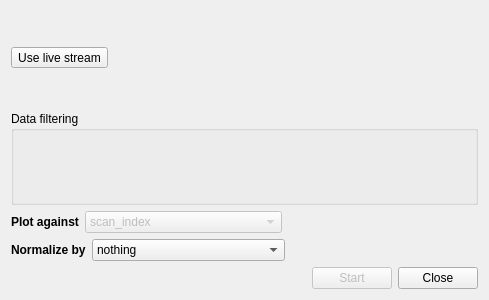
<?xml version="1.0" encoding="UTF-8"?>
<ui version="4.0">
 <class>RockingCurve</class>
 <widget class="QWidget" name="RockingCurve">
  <property name="geometry">
   <rect>
    <x>0</x>
    <y>0</y>
    <width>489</width>
    <height>300</height>
   </rect>
  </property>
  <property name="windowTitle">
   <string>Rocking Curve</string>
  </property>
  <layout class="QGridLayout" name="gridLayout">
   <item row="0" column="0">
    <layout class="QHBoxLayout" name="horizontalLayout">
     <item>
      <widget class="QToolButton" name="liveButton">
       <property name="text">
        <string>Use live stream</string>
       </property>
       <property name="checkable">
        <bool>true</bool>
       </property>
       <property name="toolButtonStyle">
        <enum>Qt::ToolButtonTextOnly</enum>
       </property>
      </widget>
     </item>
     <item>
      <widget class="MantidQt::MantidWidgets::MWRunFiles" name="mWRunFiles">
       <property name="label" stdset="0">
        <string>Data file</string>
       </property>
       <property name="optional" stdset="0">
        <bool>true</bool>
       </property>
       <property name="buttonOpt" stdset="0">
        <enum>MantidQt::MantidWidgets::MWRunFiles::Text</enum>
       </property>
       <property name="fileExtensions">
        <stringlist>
         <string>nxs.h5</string>
        </stringlist>
       </property>
      </widget>
     </item>
     <item>
      <spacer name="horizontalSpacer">
       <property name="orientation">
        <enum>Qt::Horizontal</enum>
       </property>
       <property name="sizeHint" stdset="0">
        <size>
         <width>40</width>
         <height>20</height>
        </size>
       </property>
      </spacer>
     </item>
    </layout>
   </item>
   <item row="1" column="0">
    <widget class="QGroupBox" name="groupBox">
     <property name="title">
      <string>Data filtering</string>
     </property>
    </widget>
   </item>
   <item row="2" column="0">
    <layout class="QHBoxLayout" name="horizontalLayout_2">
     <item>
      <widget class="QLabel" name="label">
       <property name="font">
        <font>
         <weight>75</weight>
         <bold>true</bold>
        </font>
       </property>
       <property name="text">
        <string>Plot against</string>
       </property>
      </widget>
     </item>
     <item>
      <widget class="QComboBox" name="plotVariable">
       <property name="enabled">
        <bool>false</bool>
       </property>
       <property name="sizePolicy">
        <sizepolicy hsizetype="MinimumExpanding" vsizetype="Fixed">
         <horstretch>0</horstretch>
         <verstretch>0</verstretch>
        </sizepolicy>
       </property>
       <item>
        <property name="text">
         <string>scan_index</string>
        </property>
       </item>
      </widget>
     </item>
     <item>
      <spacer name="horizontalSpacer_2">
       <property name="orientation">
        <enum>Qt::Horizontal</enum>
       </property>
       <property name="sizeHint" stdset="0">
        <size>
         <width>40</width>
         <height>20</height>
        </size>
       </property>
      </spacer>
     </item>
    </layout>
   </item>
   <item row="3" column="0">
    <layout class="QHBoxLayout" name="horizontalLayout_4">
     <item>
      <widget class="QLabel" name="label_2">
       <property name="font">
        <font>
         <weight>75</weight>
         <bold>true</bold>
        </font>
       </property>
       <property name="text">
        <string>Normalize by</string>
       </property>
      </widget>
     </item>
     <item>
      <widget class="QComboBox" name="normalization">
       <property name="sizePolicy">
        <sizepolicy hsizetype="MinimumExpanding" vsizetype="Fixed">
         <horstretch>0</horstretch>
         <verstretch>0</verstretch>
        </sizepolicy>
       </property>
       <item>
        <property name="text">
         <string>nothing</string>
        </property>
       </item>
       <item>
        <property name="text">
         <string>time</string>
        </property>
       </item>
       <item>
        <property name="text">
         <string>proton_charge</string>
        </property>
       </item>
      </widget>
     </item>
     <item>
      <spacer name="horizontalSpacer_4">
       <property name="orientation">
        <enum>Qt::Horizontal</enum>
       </property>
       <property name="sizeHint" stdset="0">
        <size>
         <width>40</width>
         <height>20</height>
        </size>
       </property>
      </spacer>
     </item>
    </layout>
   </item>
   <item row="4" column="0">
    <layout class="QHBoxLayout" name="horizontalLayout_3">
     <item>
      <spacer name="horizontalSpacer_3">
       <property name="orientation">
        <enum>Qt::Horizontal</enum>
       </property>
       <property name="sizeHint" stdset="0">
        <size>
         <width>40</width>
         <height>20</height>
        </size>
       </property>
      </spacer>
     </item>
     <item>
      <widget class="QPushButton" name="startButton">
       <property name="enabled">
        <bool>false</bool>
       </property>
       <property name="text">
        <string>Start</string>
       </property>
      </widget>
     </item>
     <item>
      <widget class="QPushButton" name="closeButton">
       <property name="text">
        <string>Close</string>
       </property>
      </widget>
     </item>
    </layout>
   </item>
  </layout>
 </widget>
 <customwidgets>
  <customwidget>
   <class>MantidQt::MantidWidgets::MWRunFiles</class>
   <extends>QWidget</extends>
   <header>MantidQtMantidWidgets/MWRunFiles.h</header>
  </customwidget>
 </customwidgets>
 <resources/>
 <connections>
  <connection>
   <sender>liveButton</sender>
   <signal>toggled(bool)</signal>
   <receiver>mWRunFiles</receiver>
   <slot>setDisabled(bool)</slot>
   <hints>
    <hint type="sourcelabel">
     <x>71</x>
     <y>41</y>
    </hint>
    <hint type="destinationlabel">
     <x>281</x>
     <y>41</y>
    </hint>
   </hints>
  </connection>
 </connections>
</ui>
